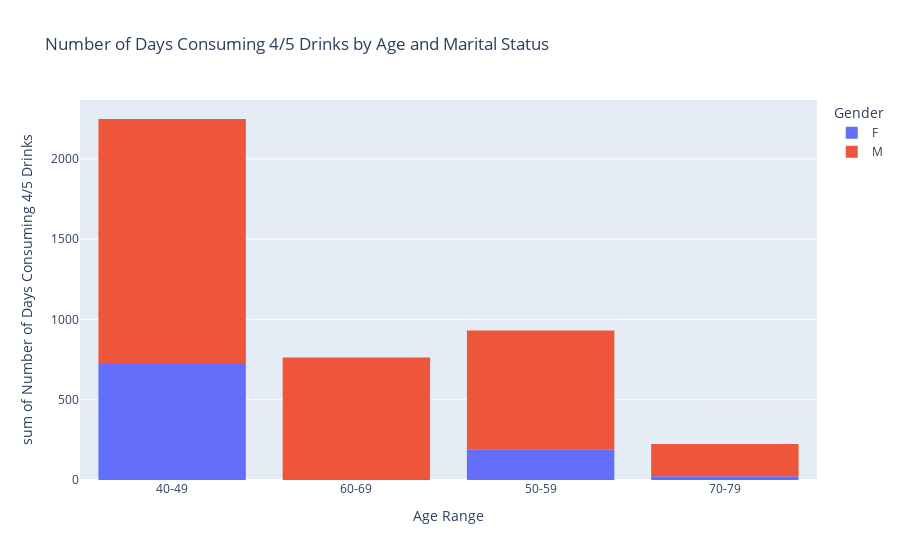

The cell this chart's notebook holds for it:
### Markdown cell above
The graph suggests a positive relationship between alcohol consumption and general health condition.

Those reporting "Poor" health tend to consume more alcoholic drinks per day on average.

Individuals with "Excellent" or "Very good" health show lower average alcohol intake.

However, the significant variability within each health group indicates other contributing factors beyond just alcohol consumption.

### Code cell
fig = px.histogram(df, x='Age_ranges', y='Num days consuming 4/5 drinks', color='Gender',
             title='Number of Days Consuming 4/5 Drinks by Age and Marital Status',
             labels={'Num days consuming 4/5 drinks': 'Number of Days Consuming 4/5 Drinks', 'Age_ranges': 'Age Range'})
fig.show()

### Figure 1 — Plotly figure (JSON) as saved in the notebook; plotly's stock layout.template omitted (floating-point values rounded to 4 significant figures; data arrays with more than 128 entries replaced by an {"elided": "..."} marker saying what was removed)
{"data": [{"alignmentgroup": "True", "bingroup": "x", "histfunc": "sum", "hovertemplate": "Gender=F<br>Age Range=%{x}<br>sum of Number of Days Consuming 4/5 Drinks=%{y}<extra></extra>", "legendgroup": "F", "marker": {"color": "#636efa", "pattern": {"shape": ""}}, "name": "F", "offsetgroup": "F", "orientation": "v", "showlegend": true, "type": "histogram", "x": {"elided": "6825 str values"}, "xaxis": "x", "y": {"elided": "6825 int values"}, "yaxis": "y"}, {"alignmentgroup": "True", "bingroup": "x", "histfunc": "sum", "hovertemplate": "Gender=M<br>Age Range=%{x}<br>sum of Number of Days Consuming 4/5 Drinks=%{y}<extra></extra>", "legendgroup": "M", "marker": {"color": "#EF553B", "pattern": {"shape": ""}}, "name": "M", "offsetgroup": "M", "orientation": "v", "showlegend": true, "type": "histogram", "x": {"elided": "6106 str values"}, "xaxis": "x", "y": {"elided": "6106 int values"}, "yaxis": "y"}], "layout": {"barmode": "relative", "legend": {"title": {"text": "Gender"}, "tracegroupgap": 0}, "title": {"text": "Number of Days Consuming 4/5 Drinks by Age and Marital Status"}, "xaxis": {"anchor": "y", "domain": [0, 1], "title": {"text": "Age Range"}}, "yaxis": {"anchor": "x", "domain": [0, 1], "title": {"text": "sum of Number of Days Consuming 4/5 Drinks"}}}}
